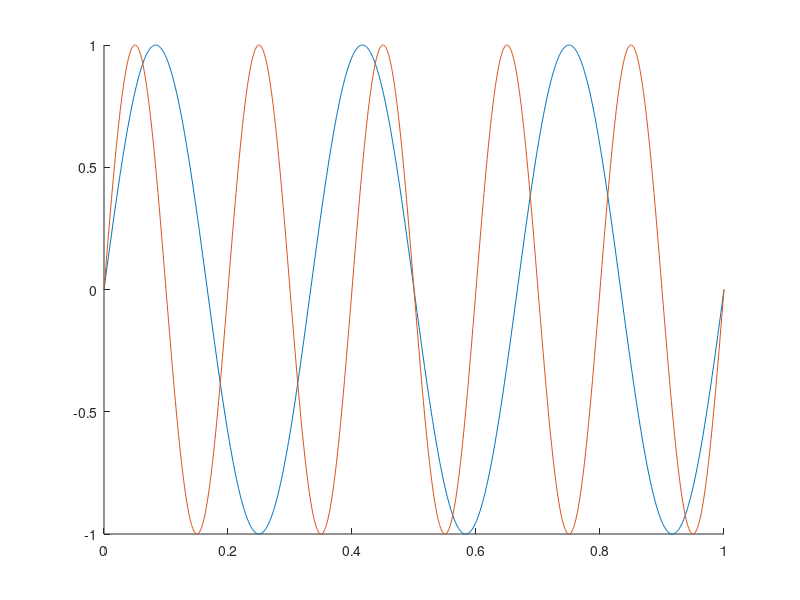
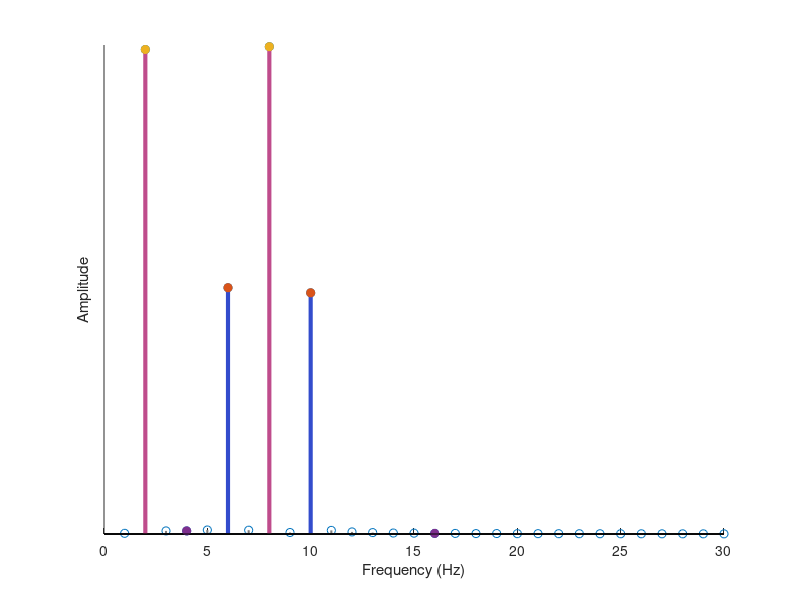

The MATLAB script that drew these images, in order: (Note: this script raises an error after producing the figures.)
function simulateTuning_tuningcurve
%% make a gabor receptive field
rf.size = 2;
rf.sd = 0.5;
rf.sf = 1;

% orientations = [0 7 15 30 45 75 90] + 90;
% rf.tuning = [0 30 60 90 120 150] + 90;

% orientations = [0 pi*7/180 pi*15/180 pi*30/180 pi*45/180 pi*75/180 pi*90/180];
orientations = [0 7 15 30 45 75 90];

contrasts = [0.3 0.20 0.10];

% tuning = [-pi/2 -pi*60/180 -pi*30/180 0 pi*30/180 pi*60/180];%[-90 -60 -30 0 30 60];
% sigma = pi*30/180;
% x = linspace(-pi/2,pi/2,1000);

tuning = [-90 -60 -30 0 30 60];
tuningWidth = 30;
x = linspace(-90,90,1000);

% for i = 1:length(tuning)
%      fun = @(k,x,sigma,mu) (1/(sigma*sqrt(2*pi))) * exp(-(x - mu - 2*pi*k).^2 / (2*sigma^2));
%      mu = tuning(i);
%     for j = 1:length(x)
%         tuningFunctions{i}(j) = integral(@(k) fun(k,x(j),sigma,mu), -inf,inf); %exp(-(x-tuning(i)).^2/2*sigma^2);
%     end    
% end

% kappa = 1/sigma^2;
% % fun = @(x,mu,kappa) = (exp(kappa*cos(x-mu)) /
% for i = 1:length(tuning)
%     mu = tuning(i);
%     for j = 1:length(x)
%         nominator = exp(kappa*cos(x(j)-mu));
%         fun = @(xx,kappa) exp(kappa*cos(xx));
%         denominator = integral(@(xx) fun(xx,kappa), -pi,pi);
%         tuningFunctions{i}(j) = nominator/denominator;
%     end
% end

for i = 1:length(tuning)
    mu = tuning(i);
    tuningFunctions{i} = normpdf(x,mu,tuningWidth);
end

% mglOpen;
% grating = mglMakeGrating(rf.size,rf.size, rf.sf, rf.tuning(1), 0);
% gaussian = mglMakeGaussian(rf.size,rf.size, rf.sd, rf.sd);
% defaultRF = grating.*gaussian;
% for i = 1:length(rf.tuning)
%     tempRF = mglMakeGrating(rf.size, rf.size, rf.sf, rf.tuning(i), 0);
%     receptiveField{i} = tempRF.*gaussian;
% end
% for i = 1:length(orientations)
%     tempStim = mglMakeGrating(rf.size,rf.size, rf.sf, orientations(i), 0);
%     stim{i} = tempStim.*gaussian;
% end
% mglClose;
% mult = defaultRF.*stim{1}*contrasts(1);
% maxResponse = sum(mult(:));
% for c = 1:length(contrasts)
% for i = 1:length(orientations)
%     mult = defaultRF.*stim{i}*contrasts(c);
%     amplitudeMask{c}(i) = sum(mult(:)) / maxResponse;
% end
%     amplitudeTest(c) = amplitudeMask{c}(1);
% end

for c = 1:length(contrasts)
    for i = 1:length(orientations)
        amplitudeMask{c}(i) = normpdf(orientations(i), 0, tuningWidth) * contrasts(c);
    end
    amplitudeTest(c) = amplitudeMask{c}(1);
end

%% input signals
deltaT = 0.001;
t = 0:deltaT:1;%time
f1 = 3;
f2 = 5;
f1wave = sin(2*pi*f1*t);
f2wave = sin(2*pi*f2*t);

figure; hold on;
plot(t, f1wave);
plot(t, f2wave);

f1waveFullRect = f1wave;%abs(f1wave); % full rect
% f1wave(f1wave<0) = 0; %half rect
f2waveFullRect = f2wave;%abs(f2wave);

% abs(f1wave+f2wave);

%% normalization
sigma = 0.2; % semi-saturation paramter
p = 2;% power for numerator
q = 2; % power for denominator

for c = 1:length(contrasts)
for s = 1:length(orientations) % for each orientation offset
    
numerator{c}{s} = (amplitudeTest(c)*f1wave + amplitudeMask{c}(s)*f2wave).^p;%abs(amplitudeTest(c)*f1wave + amplitudeMask{c}(s)*f2wave).^p;
normalizationPool{c}{s} = zeros(1,length(t));
for i = 1:length(tuning) % for each receptiveField (normalization pool)
%     mult_test = receptiveField{i} .* stim{1} *contrasts(c); % fixed to stim 1 (test)
    thisAmp_test = normpdf(0, tuning(i), tuningWidth) * contrasts(c);%sum(mult_test(:)) / maxResponse;
%     mult_mask = receptiveField{i} .* stim{s} *contrasts(c);
    thisAmp_mask = normpdf(orientations(i), tuning(i), tuningWidth) * contrasts(c);%sum(mult_mask(:)) / maxResponse;
    
%     if orientations(s) > 30 + 90
        thisNorm = (thisAmp_test*f1wave).^q + (thisAmp_mask*f2wave).^q;%abs(thisAmp_test*f1wave).^q + abs(thisAmp_mask*f2wave).^q;
%     else
%         thisNorm = abs(thisAmp_test*f1wave + thisAmp_mask*f2wave).^q;
%     end
    
    normalizationPool{c}{s} = normalizationPool{c}{s} + thisNorm;
end
Response{c}{s} = numerator{c}{s} ./ (normalizationPool{c}{s} + sigma^q);
% figure;
fftMag{c}{s} = 2*deltaT*abs(fft(Response{c}{s}));
% stem(1:50, fftMag(2:51));

secondDiff{c}(s) = fftMag{c}{s}(3);
secondSum{c}(s) = fftMag{c}{s}(9);

fftMag_numerator{c}{s} = 2*deltaT*abs(fft(numerator{c}{s}));
secondDiff2{c}(s) = fftMag_numerator{c}{s}(3);
secondSum2{c}(s) = fftMag_numerator{c}{s}(9);

end
end
%%
figure;
stem(1:30, fftMag{1}{1}(2:31), 'Color', [0.5 0.5 0.5],'LineWidth',1.5);
hold on;
stem([6,10], [fftMag{1}{1}(7) fftMag{1}{1}(11)],'filled', 'Color', [0.2 0.3 0.8],'LineWidth',3);
stem([2,8], [fftMag{1}{1}(3) fftMag{1}{1}(9)], 'filled','Color', [0.75 0.3 0.55],'LineWidth',3);
stem([4,16], [fftMag{1}{1}(5) fftMag{1}{1}(17)], 'filled','Color',[0.9 0.7 0.8],'LineWidth',3);
box off;
xlabel('Frequency (Hz)');
ylabel('Amplitude');
set(gca,'ytick', []);

%%
for c = 1:length(contrasts)
temp = flip(secondDiff{c});
secondDiffAll{c} = [temp, secondDiff{c}(2:end)];
temp = flip(secondSum{c});
secondSumAll{c} = [temp, secondSum{c}(2:end)];
end
temp = flip(-(orientations));
orientationAll = [temp, orientations(2:end)];

colors = brewermap(7, 'BuPu');

figure;hold on;
plot(orientationAll, secondSumAll{1},'-', 'Color',colors(7,:), 'LineWidth',3); %[0.75 0.3 0.55]
plot(orientationAll, secondSumAll{2},'-', 'Color',colors(5,:), 'LineWidth',3); %[0.75 0.3 0.55]
plot(orientationAll, secondSumAll{3},'-', 'Color',colors(3,:), 'LineWidth',3); %[0.75 0.3 0.55]
% myerrorbar(orientationAll, secondSumAll{1}, 'Color', colors(7,:), 'Symbol','o', 'MarkerSize', 10);
% myerrorbar(orientationAll, secondSumAll{2}, 'Color', colors(5,:), 'Symbol','o', 'MarkerSize', 10);
% myerrorbar(orientationAll, secondSumAll{3}, 'Color', colors(3,:), 'Symbol','o', 'MarkerSize', 10);

xlabel('Orienation Offset (Deg)');
ylabel('f1+f2 Amplitude');
legend('off');
set(gca,'ytick',[]);
drawPublishAxis('labelFontSize',12);

figure;hold on;
plot(orientationAll, secondDiffAll{1},'-', 'Color',colors(7,:), 'LineWidth',3); %[0.75 0.3 0.55]
plot(orientationAll, secondDiffAll{2},'-', 'Color',colors(5,:), 'LineWidth',3); %[0.75 0.3 0.55]
plot(orientationAll, secondDiffAll{3},'-', 'Color',colors(3,:), 'LineWidth',3); %[0.75 0.3 0.55]
% myerrorbar(orientationAll, secondDiffAll{1}, 'Color', colors(7,:), 'Symbol','o', 'MarkerSize', 10);
% myerrorbar(orientationAll, secondDiffAll{2}, 'Color', colors(5,:), 'Symbol','o', 'MarkerSize', 10);
% myerrorbar(orientationAll, secondDiffAll{3}, 'Color', colors(3,:), 'Symbol','o', 'MarkerSize', 10);
xlabel('Orienation Offset (Deg)');
ylabel('f2-f1 Amplitude');
legend('off');
set(gca,'ytick',[]);
drawPublishAxis('labelFontSize',12);


%%
return
% f1 + f2 low contrast std = 0.09
% f2 - f1 low contrast std = 0.17
std1 = 0.09;
std2 = 0.17;
nSubj = [5, 10, 20, 30];
for j = 1:length(nSubj)
    for iSubj = 1:nSubj(j)
        for i = 1:length(secondDiffAll{3})
            subjData{j}(iSubj,i) = secondDiffAll{3}(i) + std2*randn(1);  
        end
    end
    meanData{j} = mean(subjData{j},1);
    stdData{j} = std(subjData{j},1);
end

nColors = brewermap(8, 'OrRd');

figure; hold on;
plot(orientationAll, secondDiffAll{3},'-', 'Color',colors(3,:), 'LineWidth',3); %[0.75 0.3 0.55]
myerrorbar(orientationAll, secondDiffAll{3}, 'Color', colors(3,:), 'Symbol','o', 'MarkerSize', 10);

for j = 1:length(nSubj)
    myerrorbar(orientationAll, meanData{j}, 'yError', stdData{j}, 'Color', nColors(j+4,:), 'Symbol','--','MarkerSize',10);
end





